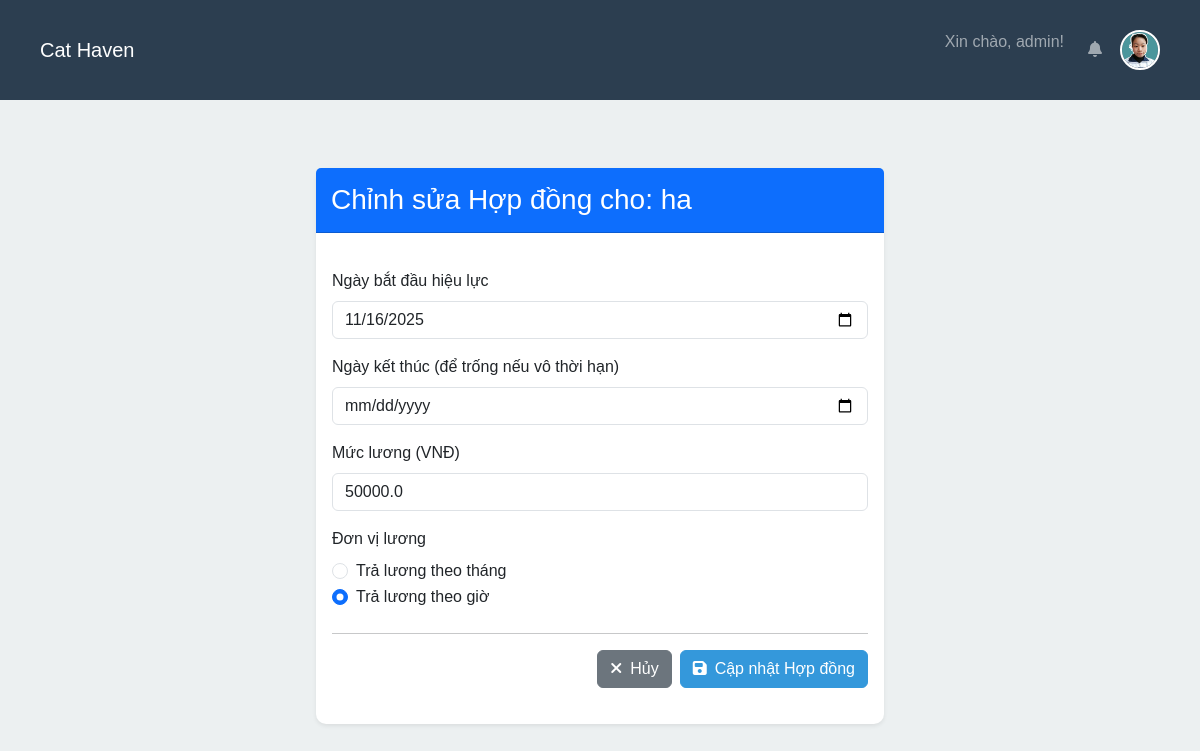
/admin/contract/edit/1 (signed in), run on the app's committed database.
### app/models.py (models this page shows)
class User(db.Model):
    id = db.Column(db.Integer, primary_key=True)
    username = db.Column(db.String(80), unique=True, nullable=False)
    password = db.Column(db.String(256), nullable=False)
    role = db.Column(db.String(20), default='employee')
    email = db.Column(db.String(120), unique=True, nullable=True)
    full_name = db.Column(db.String(100), nullable=True)
    gender = db.Column(db.String(20), nullable=True)
    avatar_image = db.Column(db.String(200), nullable=False, default='default-avatar.png')
    created_at = db.Column(db.DateTime, default=datetime.utcnow)
    fcm_token = db.Column(db.String(200))
    contracts = db.relationship('Contract', backref='user', lazy=True, cascade="all, delete-orphan")
    attendances = db.relationship('Attendance', backref='user', lazy=True, cascade="all, delete-orphan")
    payrolls = db.relationship('Payroll', backref='user', lazy=True, cascade="all, delete-orphan")
    bonuses = db.relationship('Bonus', backref='user', lazy=True, cascade="all, delete-orphan")
    deductions = db.relationship('Deduction', backref='user', lazy=True, cascade="all, delete-orphan")
    notifications = db.relationship('Notification', backref='user', lazy=True, cascade="all, delete-orphan", order_by="Notification.timestamp.desc()")
    leave_requests = db.relationship('LeaveRequest', backref='user', lazy=True, cascade="all, delete-orphan")

class Contract(db.Model):
    id = db.Column(db.Integer, primary_key=True)
    user_id = db.Column(db.Integer, db.ForeignKey('user.id'), nullable=False)
    start_date = db.Column(db.Date, nullable=False)
    end_date = db.Column(db.Date)
    pay_rate = db.Column(db.Float, nullable=False) # 6,000,000 hoặc 20,000
    pay_unit = db.Column(db.String(20), default='month') # 'month' hoặc 'hour'

### app/contract/routes.py (the view, shortened to what this page needs)
@contract_bp.route('/edit/<int:contract_id>', methods=['GET', 'POST'])
@admin_required
def edit_contract(contract_id):
    contract_to_edit = Contract.query.get_or_404(contract_id)
    user = contract_to_edit.user
    return render_template('contract/edit.html', user=user, contract=contract_to_edit)

### app/templates/contract/edit.html (shortened to what this page needs)
{% extends "base.html" %}
{% block content %}
<div class="row justify-content-center mt-5">
    <div class="col-md-8 col-lg-6">
        <div class="card shadow-sm">
            <div class="card-header bg-primary text-white">
                <h3 class="card-title mb-0">Chỉnh sửa Hợp đồng cho: {{ user.username }}</h3>
            </div>
            <div class="card-body">
                <form method="POST">
                    <div class="mb-3">
                        <label for="start_date" class="form-label">Ngày bắt đầu hiệu lực</label>
                        <input type="date" class="form-control" id="start_date" name="start_date"
                               value="{{ contract.start_date.strftime('%Y-%m-%d') }}" required>
                    </div>
                    <div class="mb-3">
                        <label for="end_date" class="form-label">Ngày kết thúc (để trống nếu vô thời hạn)</label>
                        <input type="date" class="form-control" id="end_date" name="end_date"
                            value="{{ contract.end_date.strftime('%Y-%m-%d') if contract.end_date else '' }}">
                    </div>
                    <div class="mb-3">
                        <label for="pay_rate" class="form-label">Mức lương (VNĐ)</label>
                        <input type="number" class="form-control" id="pay_rate" name="pay_rate"
                               value="{{ contract.pay_rate }}" required>
                    </div>
                    <div class="mb-4">
                        <label class="form-label">Đơn vị lương</label>
                        <div class="form-check">
                            <input class="form-check-input" type="radio" name="pay_unit" id="unit_month" value="month"
                                   {% if contract.pay_unit == 'month' %}checked{% endif %}>
                            <label class="form-check-label" for="unit_month">
                                Trả lương theo tháng
                            </label>
                        </div>
                        <div class="form-check">
                            <input class="form-check-input" type="radio" name="pay_unit" id="unit_hour" value="hour"
                                   {% if contract.pay_unit == 'hour' %}checked{% endif %}>
                            <label class="form-check-label" for="unit_hour">
                                Trả lương theo giờ
                            </label>
                        </div>
                    </div>
                    <hr>
                    <div class="d-flex justify-content-end">
                        <a href="{{ url_for('contract.list_contracts', user_id=user.id) }}" class="btn btn-secondary me-2">
                            <i class="fas fa-times me-2"></i>Hủy
                        </a>
                        <button type="submit" class="btn btn-primary">
                            <i class="fas fa-save me-2"></i>Cập nhật Hợp đồng
                        </button>
                    </div>
                </form>
            </div>
        </div>
    </div>
</div>
{% endblock %}

### app/static/css/style.css (style rules this page uses)
body { font-family: Arial, sans-serif; margin: 0; padding: 0; background-color: #ECF0F1; }
form { margin: 20px 0; }
button { padding: 10px; background: #47ce86e1; color: white; border: none; cursor: pointer; border-radius: 5px; }
:root { --bg-color: #ECF0F1; --primary-dark: #2C3E50; --primary-accent: #3498DB; --secondary-accent: #1ABC9C; --info-color: #95A5A6; --danger-color: #E74C3C; --white-color: #FFFFFF; --text-color: #2C3E50; }
body { background-color: var(--bg-color); color: var(--text-color); }
.btn-primary { background-color: var(--primary-accent); border-color: var(--primary-accent); }
.card-header { background-color: var(--secondary-accent); color: var(--white-color); }
.card { box-shadow: 0 2px 10px rgba(222, 225, 233, 0.848); border-radius: 10px; border: none; margin-bottom: 20px; }
.card-header { background: #16b543; color: white; padding: 15px; border-radius: 10px 10px 0 0; }

### data on the page
User: username "ha"
Contract: start_date "11/16/2025", pay_rate "50000.0", pay_unit "☐ Trả lương theo tháng", pay_unit "☑ Trả lương theo giờ"

### other printed values
{{ session.username }} "admin"
